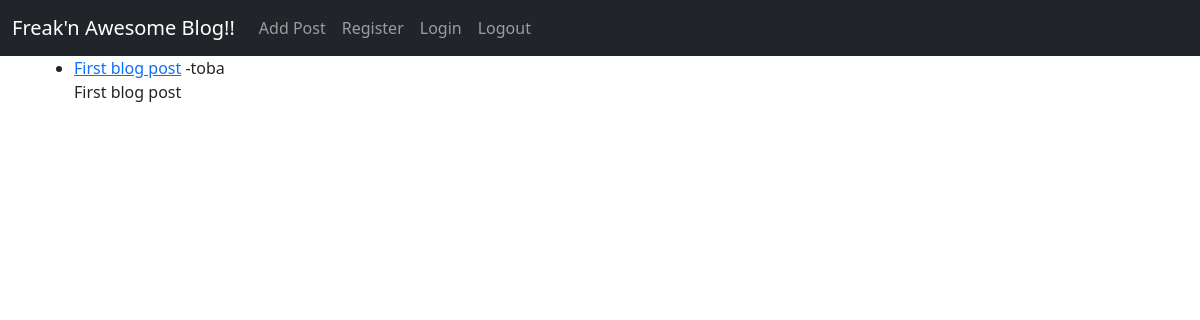
/, run on an earlier commit of the app's database.
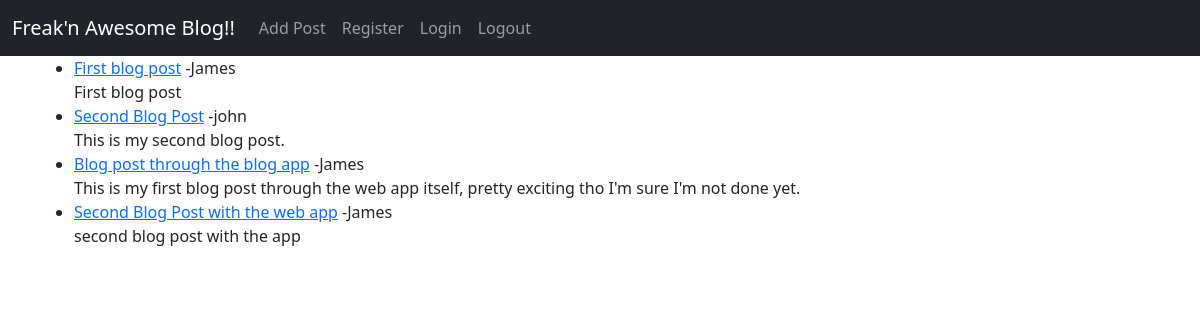
And on a later commit of the database.
### theblog/models.py (models this page shows, shortened)
class Post(models.Model):
    title = models.CharField(max_length=255)
    author = models.ForeignKey(User, on_delete=models.CASCADE, null=True)
    body = models.TextField()
    title_tag = models.CharField(max_length=255, null=True, blank=True)
    date_time = models.DateTimeField(auto_now_add=True, null=True, blank=True)

### theblog/views.py (the view)
# urls.py: path('', HomeView.as_view(), name= 'home'),
class HomeView(ListView):
    model = Post
    template_name = 'home.html'
    context_object_name = 'blog_post'
    ordering = ['-date_time']

### theblog/templates/home.html (shortened to what this page needs)
 {% extends 'base.html' %}
 {% block content %}
 <ul>
     {% for post in blog_post %}
        <li><a href="{% url 'article-detail' post.pk %}">{{ post.title }}</a>
            -{{ post.author }}  {{post.date_time.date}}</li>
            {{ post.body }}
     {% endfor %}
 </ul>
 {% endblock %}

### theblog/templates/base.html (shortened to what this page needs)
<!doctype html>
<html lang="en">
  <head>
    <link href="https://cdn.jsdelivr.net/npm/bootstrap@5.0.0-beta1/dist/css/bootstrap.min.css" rel="stylesheet">
  </head>
  <body>
    <nav class="navbar navbar-expand-lg navbar-dark bg-dark">
        <div class="container-fluid">
          <a class="navbar-brand" href="{% url 'home' %}"> Freak'n  Awesome Blog!!</a>
          <div class="collapse navbar-collapse" id="navbarSupportedContent">
            <ul class="navbar-nav me-auto mb-2 mb-lg-0">
              <li class="nav-item">
                <a class="nav-link" href="{% url 'add_post' %}">Add Post</a>
              </li>
              <li class="nav-item">
                <a class="nav-link" href="{% url 'register' %}">Register</a>
              </li>
              <li class="nav-item">
                <a class="nav-link" href="{% url 'login' %}">Login</a>
              </li>
              <li class="nav-item">
                <a class="nav-link" href="{% url 'logout' %}">Logout</a>
              </li>
            </ul>
          </div>
        </div>
      </nav>
    <div class="container">
        {% block content%}
        {% endblock %}
    </div>
  </body>
</html>

What changed in the data, as far as the page shows it:
changed Post "First blog post": author "toba" → "James"
added Post: title "Second Blog Post", author "john", body "This is my second blog post."
added Post: title "Blog post through the blog app", author "James", body "This is my first blog post through the web app itself, pretty exciting tho I'm sure I'm not done yet."
added Post: title "Second Blog Post with the web app", author "James", body "second blog post with the app"
